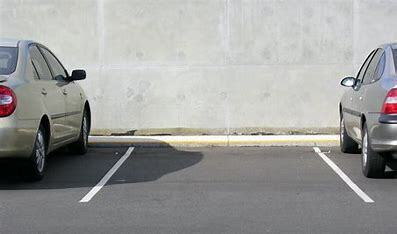
#> input picture laneRecognition/Car_space1.jpg, 397 x 234 px, found by its file name
$ python space_lane_recgonition.py
#> lines starting #> are read from the running program, lines starting #| are printed output that depends on the picture; after the words box and inside, x2 and y2 are one past the last pixel; in counts of white or black regions, pixels touching at a corner belong together
import cv2
from google.colab.patches import cv2_imshow
import numpy as np
import matplotlib as mt


def main():
    image = cv2.imread("/content/Car_space1.jpg")
#> image is the input picture: shape (234, 397, 3); mean B, G, R 155.3, 157.2, 156.8
    lane_image = np.copy(image)
    canny_image = canny(lane_image)
   # cv2_imshow(canny_image)
    cropped_image = region_of_interest(canny_image)
    cv2_imshow(cropped_image)
    lines =cv2.HoughLinesP(cropped_image, 1, np.pi/180, 50, np.array([]), minLineLength= 40, maxLineGap = 5)
    print(lines)
    averaged_lines = average_slope_intercept(image, lines)
    print (averaged_lines)
    line_image = display_lines(lane_image, lines)
    combo_image = cv2.addWeighted(lane_image, 0.8, line_image, 1, 1)
    cv2_imshow(combo_image)
    #line_image
    cv2.waitKey(0)
    #use pltmatlib to get cooridinates
    #cropped_image = region_of_interest(canny_image)


def average_slope_intercept(image, lines):
    left_fit = []
    right_fit = []
    for line in lines:
        x1, y1, x2, y2 = line.reshape(4)
        parameters = np.polyfit((x1, x2), (y1, y2), 1)
        slope = parameters[0]
        intercept = parameters[1]
        if abs(slope) < 0.001:
            continue
        elif slope < 0:
            left_fit.append((slope,intercept))
        else:
            right_fit.append((slope, intercept))
    left_fit_average = np.average(left_fit, axis = 0)
    right_fit_average = np.average(right_fit, axis = 0)
    left_line = make_coordinates(image, left_fit_average)
    right_line = make_coordinates(image, right_fit_average)
    return np.array([left_line, right_line])

def make_coordinates(image, line_parameters):
    slope, intercept = line_parameters
    y1 = image.shape[0]
    y2 = int(y1 * 3/5)
    x1 = int((y1 - intercept)/slope)
    x2 = int((y2 - intercept))


def display_lines(image, lines):
    line_image = np.zeros_like(image)
    if lines is not None:
        for line in lines:
            x1, y1, x2, y2 = line.reshape(4)
            cv2.line(line_image, (x1, y1), (x2, y2), (255, 0, 0), 5)
        return line_image

def canny(image):
    gray = cv2.cvtColor(image, cv2.COLOR_RGB2GRAY)
    blur = cv2.GaussianBlur(gray,(5, 5), 0)
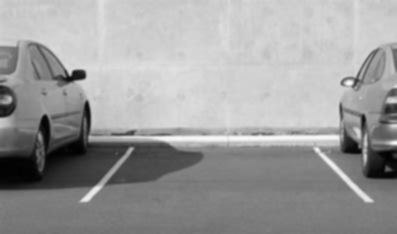
#> blur: shape (234, 397); min 1, max 249, mean 156.5
    canny_image = cv2.Canny(blur, 50, 150) #can do 2:1 ratios or 3:1 eg (50, 100) either
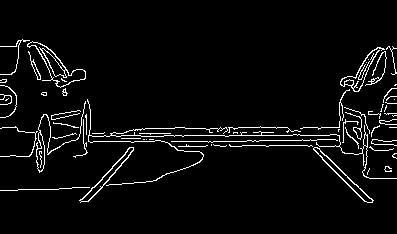
#> canny_image: shape (234, 397); 4.4% white in thin lines or dots, all inside (x1, y1, x2, y2) = (0, 39, 397, 203)
    return canny_image

def region_of_interest(image):
    height = image.shape[0]
#> height = 234
    triangle = np.array([
        [(0,height), (1000,height), (150,120)]
    ])
#> triangle = [[0, 234], [1000, 234], [150, 120]]
    mask = np.zeros_like(image)
    cv2.fillPoly(mask, triangle, 255)
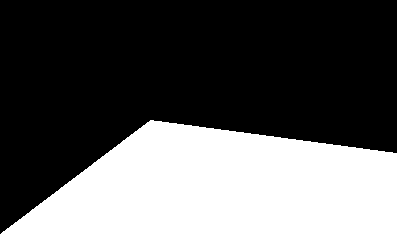
#> mask: shape (234, 397); 35.1% white; 1 white region, box (x1, y1, x2, y2) and area: (1, 120, 397, 234) 32595
    masked_image = cv2.bitwise_and(image,mask)
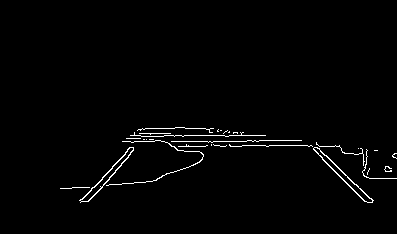
#> masked_image: shape (234, 397); 1.5% white in thin lines or dots, all inside (x1, y1, x2, y2) = (60, 127, 397, 203)
    return masked_image
    return mask

main()
#> in main, `lines =cv2.HoughLinesP(cropped_image, 1, np.pi/180, 50, np.array([]), ..`: lines = [[164, 135, 265, 135], [242, 145, 311, 145], [171, 141, 258, 141], [82, 199, 131, 147], [313, 149, 364, 201], [90, 199, 133, 150], [106, 185, 156, 180], [247, 140, 301, 140]]
#| [[[164 135 265 135]]
#|  [[242 145 311 145]]
#|  [[171 141 258 141]]
#|  [[ 82 199 131 147]]
#|  [[313 149 364 201]]
#|  [[ 90 199 133 150]]
#|  [[106 185 156 180]]
#|  [[247 140 301 140]]]
#> the loop in average_slope_intercept, `for line in lines:` made 8 passes
#> (x1, y1, x2, y2, slope, intercept) on passes 1 to 8: (164, 135, 265, 135, 7.12e-18, 135), (242, 145, 311, 145, 5.65e-16, 145), (171, 141, 258, 141, 9.79e-17, 141), (82, 199, 131, 147, -1.06, 286), (313, 149, 364, 201, 1.02, -170.1), (90, 199, 133, 150, -1.14, 301.6), (106, 185, 156, 180, -0.1, 195.6), (247, 140, 301, 140, 3.69e-16, 140)
#> after the loop in average_slope_intercept, `for line in lines:`: left_fit = [(-1.06, 286), (-1.14, 301.6), (-0.1, 195.6)]; right_fit = [(1.02, -170.1)]
#> in average_slope_intercept, `left_fit_average = np.average(left_fit, axis = 0)`: left_fit_average = [-0.767, 261.1]
#> in average_slope_intercept, `right_fit_average = np.average(right_fit, axis = 0)`: right_fit_average = [1.02, -170.1]
#> in make_coordinates, `slope, intercept = line_parameters`: slope = -0.767; intercept = 261.1
#> in make_coordinates, `x1 = int((y1 - intercept)/slope)`: x1 = 35
#> in make_coordinates, `x2 = int((y2 - intercept))`: x2 = -121
#| [None None]
#> the loop in display_lines, `for line in lines:` made 8 passes
#> after the loop in display_lines, `for line in lines:`:
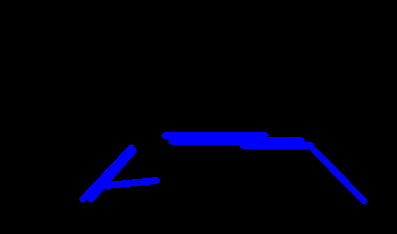
#> line_image: shape (234, 397, 3); mean of channels 0, 1, 2 10, 0, 0; drawn as B, G, R
#> in main, `combo_image = cv2.addWeighted(lane_image, 0.8, line_image, 1, 1)`:
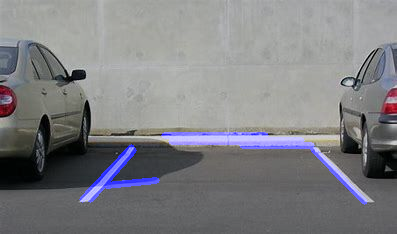
#> combo_image: shape (234, 397, 3); mean B, G, R 130.1, 126.7, 126.5
